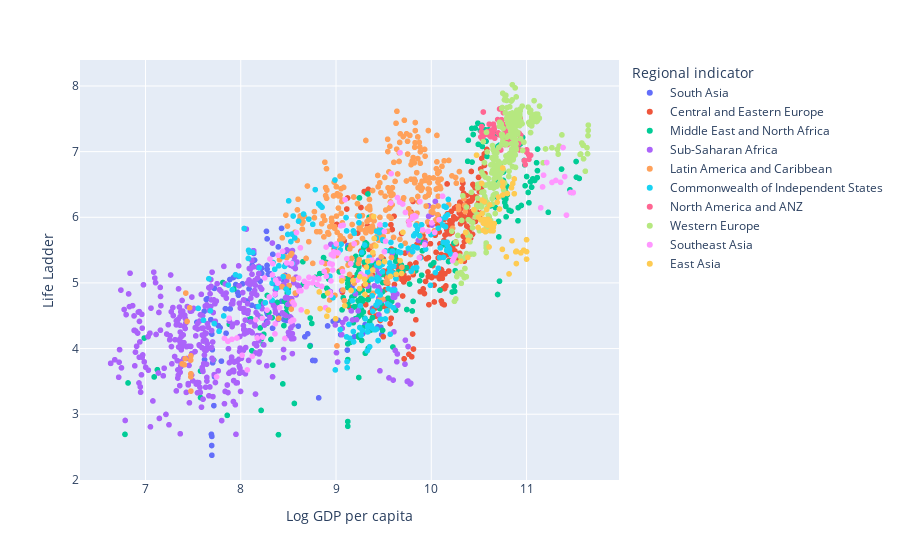

Notebook source saved alongside this figure:
### Code cell
#Analyses de correlation des variables ayant le plus de lien avec le Life ladder

#LE PIB par habitant : est ce que plus un pays est riche plus il est heureux ? 

import plotly.express as px
import plotly.graph_objects as go

fig = px.scatter(df_global2, x='Log GDP per capita',y='Life Ladder',color='Regional indicator',hover_data=['Country name'])
fig.show()

### Figure 1 — Plotly figure (JSON) as saved in the notebook; plotly's stock layout.template omitted (floating-point values rounded to 4 significant figures; data arrays with more than 128 entries replaced by an {"elided": "..."} marker saying what was removed)
{"data": [{"customdata": [["Afghanistan"], ["Afghanistan"], ["Afghanistan"], ["Afghanistan"], ["Afghanistan"], ["Afghanistan"], ["Afghanistan"], ["Afghanistan"], ["Afghanistan"], ["Afghanistan"], ["Afghanistan"], ["Afghanistan"], ["Afghanistan"], ["Bangladesh"], ["Bangladesh"], ["Bangladesh"], ["Bangladesh"], ["Bangladesh"], ["Bangladesh"], ["Bangladesh"], ["Bangladesh"], ["Bangladesh"], ["Bangladesh"], ["Bangladesh"], ["Bangladesh"], ["Bangladesh"], ["Bangladesh"], ["Bangladesh"], ["Bangladesh"], ["Bhutan"], ["Bhutan"], ["Bhutan"], ["India"], ["India"], ["India"], ["India"], ["India"], ["India"], ["India"], ["India"], ["India"], ["India"], ["India"], ["India"], ["India"], ["India"], ["India"], ["India"], ["Maldives"], ["Maldives"], ["Nepal"], ["Nepal"], ["Nepal"], ["Nepal"], ["Nepal"], ["Nepal"], ["Nepal"], ["Nepal"], ["Nepal"], ["Nepal"], ["Nepal"], ["Nepal"], ["Nepal"], ["Nepal"], ["Nepal"], ["Pakistan"], ["Pakistan"], ["Pakistan"], ["Pakistan"], ["Pakistan"], ["Pakistan"], ["Pakistan"], ["Pakistan"], ["Pakistan"], ["Pakistan"], ["Pakistan"], ["Pakistan"], ["Pakistan"], ["Pakistan"], ["Pakistan"], ["Sri Lanka"], ["Sri Lanka"], ["Sri Lanka"], ["Sri Lanka"], ["Sri Lanka"], ["Sri Lanka"], ["Sri Lanka"], ["Sri Lanka"], ["Sri Lanka"], ["Sri Lanka"], ["Sri Lanka"], ["Sri Lanka"], ["Sri Lanka"], ["Sri Lanka"]], "hovertemplate": "Regional indicator=South Asia<br>Log GDP per capita=%{x}<br>Life Ladder=%{y}<br>Country name=%{customdata[0]}<extra></extra>", "legendgroup": "South Asia", "marker": {"color": "#636efa", "symbol": "circle"}, "mode": "markers", "name": "South Asia", "showlegend": true, "type": "scattergl", "x": [7.37, 7.54, 7.647, 7.62, 7.705, 7.725, 7.718, 7.702, 7.697, 7.697, 7.692, 7.697, 7.695, 7.783, 7.839, 7.886, 7.924, 7.967, 8.018, 8.07, 8.116, 8.164, 8.216, 8.274, 8.334, 8.399, 8.467, 8.472, 8.454, 9.123, 9.167, 9.219, 8.145, 8.204, 8.22, 8.281, 8.349, 8.387, 8.428, 8.478, 8.538, 8.604, 8.673, 8.73, 8.779, 8.818, 8.703, 8.755, 9.826, 9.826, 7.616, 7.638, 7.686, 7.723, 7.765, 7.797, 7.846, 7.889, 7.948, 7.976, 7.973, 8.039, 8.087, 8.136, 8.12, 8.218, 8.277, 8.271, 8.277, 8.27, 8.276, 8.289, 8.311, 8.336, 8.361, 8.394, 8.428, 8.464, 8.453, 8.458, 8.912, 8.97, 9.021, 9.049, 9.119, 9.193, 9.279, 9.305, 9.344, 9.383, 9.44, 9.462, 9.479, 9.47], "xaxis": "x", "y": [3.724, 4.402, 4.758, 3.832, 3.783, 3.572, 3.131, 3.983, 4.22, 2.662, 2.694, 2.375, 2.523, 4.319, 4.607, 5.052, 5.083, 4.858, 4.986, 4.724, 4.66, 4.636, 4.633, 4.556, 4.31, 4.499, 5.114, 5.28, 5.025, 5.569, 4.939, 5.082, 5.348, 5.027, 5.146, 4.522, 4.989, 4.635, 4.72, 4.428, 4.424, 4.342, 4.179, 4.046, 3.818, 3.249, 4.225, 3.819, 5.198, 5.198, 4.567, 4.748, 4.441, 4.917, 4.35, 3.809, 4.233, 4.605, 4.975, 4.812, 5.1, 4.737, 4.91, 5.449, 5.269, 5.225, 5.671, 4.414, 5.208, 5.786, 5.267, 5.132, 5.138, 5.436, 4.823, 5.549, 5.831, 5.472, 4.443, 4.934, 4.345, 4.415, 4.431, 4.212, 3.977, 4.181, 4.225, 4.365, 4.268, 4.612, 4.331, 4.435, 4.213, 4.325], "yaxis": "y"}, {"customdata": {"elided": "242x1 str values"}, "hovertemplate": "Regional indicator=Central and Eastern Europe<br>Log GDP per capita=%{x}<br>Life Ladder=%{y}<br>Country name=%{customdata[0]}<extra></extra>", "legendgroup": "Central and Eastern Europe", "marker": {"color": "#EF553B", "symbol": "circle"}, "mode": "markers", "name": "Central and Eastern Europe", "showlegend": true, "type": "scattergl", "x": {"elided": "242 float values"}, "xaxis": "x", "y": {"elided": "242 float values"}, "yaxis": "y"}, {"customdata": {"elided": "266x1 str values"}, "hovertemplate": "Regional indicator=Middle East and North Africa<br>Log GDP per capita=%{x}<br>Life Ladder=%{y}<br>Country name=%{customdata[0]}<extra></extra>", "legendgroup": "Middle East and North Africa", "marker": {"color": "#00cc96", "symbol": "circle"}, "mode": "markers", "name": "Middle East and North Africa", "showlegend": true, "type": "scattergl", "x": {"elided": "266 float values"}, "xaxis": "x", "y": {"elided": "266 float values"}, "yaxis": "y"}, {"customdata": {"elided": "438x1 str values"}, "hovertemplate": "Regional indicator=Sub-Saharan Africa<br>Log GDP per capita=%{x}<br>Life Ladder=%{y}<br>Country name=%{customdata[0]}<extra></extra>", "legendgroup": "Sub-Saharan Africa", "marker": {"color": "#ab63fa", "symbol": "circle"}, "mode": "markers", "name": "Sub-Saharan Africa", "showlegend": true, "type": "scattergl", "x": {"elided": "438 float values"}, "xaxis": "x", "y": {"elided": "438 float values"}, "yaxis": "y"}, {"customdata": {"elided": "309x1 str values"}, "hovertemplate": "Regional indicator=Latin America and Caribbean<br>Log GDP per capita=%{x}<br>Life Ladder=%{y}<br>Country name=%{customdata[0]}<extra></extra>", "legendgroup": "Latin America and Caribbean", "marker": {"color": "#FFA15A", "symbol": "circle"}, "mode": "markers", "name": "Latin America and Caribbean", "showlegend": true, "type": "scattergl", "x": {"elided": "309 float values"}, "xaxis": "x", "y": {"elided": "309 float values"}, "yaxis": "y"}, {"customdata": {"elided": "182x1 str values"}, "hovertemplate": "Regional indicator=Commonwealth of Independent States<br>Log GDP per capita=%{x}<br>Life Ladder=%{y}<br>Country name=%{customdata[0]}<extra></extra>", "legendgroup": "Commonwealth of Independent States", "marker": {"color": "#19d3f3", "symbol": "circle"}, "mode": "markers", "name": "Commonwealth of Independent States", "showlegend": true, "type": "scattergl", "x": {"elided": "182 float values"}, "xaxis": "x", "y": {"elided": "182 float values"}, "yaxis": "y"}, {"customdata": [["Australia"], ["Australia"], ["Australia"], ["Australia"], ["Australia"], ["Australia"], ["Australia"], ["Australia"], ["Australia"], ["Australia"], ["Australia"], ["Australia"], ["Australia"], ["Australia"], ["Australia"], ["Canada"], ["Canada"], ["Canada"], ["Canada"], ["Canada"], ["Canada"], ["Canada"], ["Canada"], ["Canada"], ["Canada"], ["Canada"], ["Canada"], ["Canada"], ["Canada"], ["Canada"], ["Canada"], ["New Zealand"], ["New Zealand"], ["New Zealand"], ["New Zealand"], ["New Zealand"], ["New Zealand"], ["New Zealand"], ["New Zealand"], ["New Zealand"], ["New Zealand"], ["New Zealand"], ["New Zealand"], ["New Zealand"], ["New Zealand"], ["New Zealand"], ["United States"], ["United States"], ["United States"], ["United States"], ["United States"], ["United States"], ["United States"], ["United States"], ["United States"], ["United States"], ["United States"], ["United States"], ["United States"], ["United States"], ["United States"], ["United States"]], "hovertemplate": "Regional indicator=North America and ANZ<br>Log GDP per capita=%{x}<br>Life Ladder=%{y}<br>Country name=%{customdata[0]}<extra></extra>", "legendgroup": "North America and ANZ", "marker": {"color": "#FF6692", "symbol": "circle"}, "mode": "markers", "name": "North America and ANZ", "showlegend": true, "type": "scattergl", "x": [10.66, 10.7, 10.72, 10.72, 10.73, 10.75, 10.76, 10.77, 10.78, 10.79, 10.8, 10.81, 10.81, 10.76, 10.8, 10.65, 10.74, 10.74, 10.7, 10.72, 10.74, 10.74, 10.76, 10.78, 10.77, 10.77, 10.79, 10.8, 10.8, 10.73, 10.78, 10.53, 10.55, 10.53, 10.52, 10.54, 10.55, 10.57, 10.59, 10.61, 10.62, 10.63, 10.66, 10.67, 10.6, 10.64, 10.92, 10.93, 10.92, 10.89, 10.9, 10.91, 10.93, 10.94, 10.96, 10.98, 10.99, 11.0, 11.03, 11.04, 11.0, 11.02], "xaxis": "x", "y": [7.341, 7.285, 7.254, 7.45, 7.406, 7.196, 7.364, 7.289, 7.309, 7.25, 7.257, 7.177, 7.234, 7.137, 7.183, 7.418, 7.482, 7.486, 7.488, 7.65, 7.426, 7.415, 7.594, 7.304, 7.413, 7.245, 7.415, 7.175, 7.109, 7.025, 7.103, 7.305, 7.604, 7.381, 7.224, 7.191, 7.25, 7.28, 7.306, 7.418, 7.226, 7.327, 7.37, 7.205, 7.257, 7.277, 7.182, 7.513, 7.28, 7.158, 7.164, 7.115, 7.026, 7.249, 7.151, 6.864, 6.804, 6.992, 6.883, 6.944, 7.028, 6.951], "yaxis": "y"}, {"customdata": {"elided": "292x1 str values"}, "hovertemplate": "Regional indicator=Western Europe<br>Log GDP per capita=%{x}<br>Life Ladder=%{y}<br>Country name=%{customdata[0]}<extra></extra>", "legendgroup": "Western Europe", "marker": {"color": "#B6E880", "symbol": "circle"}, "mode": "markers", "name": "Western Europe", "showlegend": true, "type": "scattergl", "x": {"elided": "292 float values"}, "xaxis": "x", "y": {"elided": "292 float values"}, "yaxis": "y"}, {"customdata": [["Cambodia"], ["Cambodia"], ["Cambodia"], ["Cambodia"], ["Cambodia"], ["Cambodia"], ["Cambodia"], ["Cambodia"], ["Cambodia"], ["Cambodia"], ["Cambodia"], ["Cambodia"], ["Cambodia"], ["Cambodia"], ["Cambodia"], ["Cambodia"], ["Indonesia"], ["Indonesia"], ["Indonesia"], ["Indonesia"], ["Indonesia"], ["Indonesia"], ["Indonesia"], ["Indonesia"], ["Indonesia"], ["Indonesia"], ["Indonesia"], ["Indonesia"], ["Indonesia"], ["Indonesia"], ["Indonesia"], ["Laos"], ["Laos"], ["Laos"], ["Laos"], ["Laos"], ["Laos"], ["Laos"], ["Laos"], ["Laos"], ["Laos"], ["Malaysia"], ["Malaysia"], ["Malaysia"], ["Malaysia"], ["Malaysia"], ["Malaysia"], ["Malaysia"], ["Malaysia"], ["Malaysia"], ["Malaysia"], ["Malaysia"], ["Malaysia"], ["Malaysia"], ["Myanmar"], ["Myanmar"], ["Myanmar"], ["Myanmar"], ["Myanmar"], ["Myanmar"], ["Myanmar"], ["Myanmar"], ["Myanmar"], ["Myanmar"], ["Philippines"], ["Philippines"], ["Philippines"], ["Philippines"], ["Philippines"], ["Philippines"], ["Philippines"], ["Philippines"], ["Philippines"], ["Philippines"], ["Philippines"], ["Philippines"], ["Philippines"], ["Philippines"], ["Philippines"], ["Philippines"], ["Singapore"], ["Singapore"], ["Singapore"], ["Singapore"], ["Singapore"], ["Singapore"], ["Singapore"], ["Singapore"], ["Singapore"], ["Singapore"], ["Singapore"], ["Singapore"], ["Singapore"], ["Singapore"], ["Thailand"], ["Thailand"], ["Thailand"], ["Thailand"], ["Thailand"], ["Thailand"], ["Thailand"], ["Thailand"], ["Thailand"], ["Thailand"], ["Thailand"], ["Thailand"], ["Thailand"], ["Thailand"], ["Thailand"], ["Thailand"], ["Vietnam"], ["Vietnam"], ["Vietnam"], ["Vietnam"], ["Vietnam"], ["Vietnam"], ["Vietnam"], ["Vietnam"], ["Vietnam"], ["Vietnam"], ["Vietnam"], ["Vietnam"], ["Vietnam"], ["Vietnam"], ["Vietnam"]], "hovertemplate": "Regional indicator=Southeast Asia<br>Log GDP per capita=%{x}<br>Life Ladder=%{y}<br>Country name=%{customdata[0]}<extra></extra>", "legendgroup": "Southeast Asia", "marker": {"color": "#FF97FF", "symbol": "circle"}, "mode": "markers", "name": "Southeast Asia", "showlegend": true, "type": "scattergl", "x": [7.746, 7.829, 7.879, 7.865, 7.907, 7.96, 8.014, 8.068, 8.121, 8.173, 8.225, 8.276, 8.333, 8.387, 8.362, 8.36, 8.85, 8.898, 8.943, 8.975, 9.022, 9.069, 9.114, 9.155, 9.19, 9.225, 9.262, 9.3, 9.339, 9.377, 9.365, 8.251, 8.307, 8.366, 8.548, 8.611, 8.89, 8.935, 8.965, 8.96, 8.947, 9.839, 9.881, 9.909, 9.875, 9.93, 9.966, 10.01, 10.04, 10.08, 10.12, 10.22, 10.25, 10.24, 8.158, 8.23, 8.299, 8.359, 8.408, 8.464, 8.523, 8.545, 8.554, 8.541, 8.562, 8.608, 8.634, 8.632, 8.686, 8.707, 8.756, 8.805, 8.85, 8.896, 8.95, 9.002, 9.05, 9.095, 9.061, 9.076, 11.17, 11.21, 11.18, 11.15, 11.27, 11.31, 11.36, 11.38, 11.4, 11.42, 11.46, 11.49, 11.49, 11.49, 9.461, 9.508, 9.52, 9.508, 9.576, 9.579, 9.645, 9.667, 9.672, 9.699, 9.729, 9.765, 9.803, 9.824, 9.769, 9.805, 8.335, 8.394, 8.44, 8.483, 8.535, 8.585, 8.626, 8.668, 8.716, 8.77, 8.82, 8.876, 8.934, 8.992, 8.973], "xaxis": "x", "y": [3.569, 4.156, 4.462, 4.111, 4.141, 4.161, 3.899, 3.674, 3.883, 4.162, 4.461, 4.586, 5.122, 4.998, 4.377, 4.83, 4.947, 5.101, 4.815, 5.472, 5.457, 5.173, 5.368, 5.292, 5.597, 5.043, 5.136, 5.098, 5.34, 5.347, 5.345, 5.076, 5.364, 5.044, 4.704, 4.876, 4.623, 4.859, 5.197, 5.284, 5.03, 6.012, 6.239, 5.807, 5.385, 5.58, 5.786, 5.914, 5.77, 5.963, 6.322, 5.339, 5.428, 5.384, 4.439, 4.176, 4.786, 4.224, 4.623, 4.154, 4.411, 4.434, 4.431, 4.426, 4.67, 5.074, 4.589, 4.88, 4.942, 4.994, 5.002, 4.977, 5.313, 5.547, 5.431, 5.594, 5.869, 6.268, 5.08, 5.88, 6.463, 6.834, 6.642, 6.145, 6.531, 6.561, 6.533, 7.062, 6.62, 6.033, 6.378, 6.375, 6.378, 6.377, 5.885, 5.784, 5.636, 5.476, 6.217, 6.664, 6.3, 6.231, 6.985, 6.202, 6.074, 5.939, 6.012, 6.022, 5.885, 5.985, 5.294, 5.422, 5.48, 5.304, 5.296, 5.767, 5.535, 5.023, 5.085, 5.076, 5.062, 5.175, 5.296, 5.467, 5.411], "yaxis": "y"}, {"customdata": [["China"], ["China"], ["China"], ["China"], ["China"], ["China"], ["China"], ["China"], ["China"], ["China"], ["China"], ["China"], ["China"], ["China"], ["China"], ["China"], ["Hong Kong S.A.R. of China"], ["Hong Kong S.A.R. of China"], ["Hong Kong S.A.R. of China"], ["Hong Kong S.A.R. of China"], ["Hong Kong S.A.R. of China"], ["Hong Kong S.A.R. of China"], ["Hong Kong S.A.R. of China"], ["Hong Kong S.A.R. of China"], ["Hong Kong S.A.R. of China"], ["Hong Kong S.A.R. of China"], ["Hong Kong S.A.R. of China"], ["Hong Kong S.A.R. of China"], ["Japan"], ["Japan"], ["Japan"], ["Japan"], ["Japan"], ["Japan"], ["Japan"], ["Japan"], ["Japan"], ["Japan"], ["Japan"], ["Japan"], ["Japan"], ["Japan"], ["Japan"], ["Japan"], ["Mongolia"], ["Mongolia"], ["Mongolia"], ["Mongolia"], ["Mongolia"], ["Mongolia"], ["Mongolia"], ["Mongolia"], ["Mongolia"], ["Mongolia"], ["Mongolia"], ["Mongolia"], ["Mongolia"], ["Mongolia"], ["South Korea"], ["South Korea"], ["South Korea"], ["South Korea"], ["South Korea"], ["South Korea"], ["South Korea"], ["South Korea"], ["South Korea"], ["South Korea"], ["South Korea"], ["South Korea"], ["South Korea"], ["South Korea"], ["South Korea"], ["South Korea"], ["Taiwan Province of China"], ["Taiwan Province of China"], ["Taiwan Province of China"], ["Taiwan Province of China"], ["Taiwan Province of China"], ["Taiwan Province of China"], ["Taiwan Province of China"], ["Taiwan Province of China"], ["Taiwan Province of China"], ["Taiwan Province of China"], ["Taiwan Province of China"], ["Taiwan Province of China"], ["Taiwan Province of China"], ["Taiwan Province of China"]], "hovertemplate": "Regional indicator=East Asia<br>Log GDP per capita=%{x}<br>Life Ladder=%{y}<br>Country name=%{customdata[0]}<extra></extra>", "legendgroup": "East Asia", "marker": {"color": "#FECB52", "symbol": "circle"}, "mode": "markers", "name": "East Asia", "showlegend": true, "type": "scattergl", "x": [8.696, 8.824, 8.911, 8.996, 9.092, 9.179, 9.249, 9.319, 9.386, 9.449, 9.51, 9.571, 9.632, 9.688, 9.702, 9.673, 10.75, 10.82, 10.79, 10.85, 10.89, 10.89, 10.94, 10.97, 11, 11, 10.89, 11, 10.53, 10.56, 10.55, 10.49, 10.53, 10.53, 10.55, 10.57, 10.57, 10.59, 10.6, 10.62, 10.62, 10.63, 10.58, 10.61, 8.833, 8.904, 8.92, 9.061, 9.158, 9.248, 9.304, 9.308, 9.3, 9.334, 9.386, 9.418, 9.396, 9.4, 10.31, 10.36, 10.38, 10.39, 10.45, 10.47, 10.49, 10.52, 10.55, 10.57, 10.59, 10.62, 10.64, 10.66, 10.65, 10.65, 10.61, 10.61, 10.69, 10.71, 10.72, 10.75, 10.8, 10.84, 10.86, 10.87, 10.75, 10.75, 10.75, 10.87], "xaxis": "x", "y": [4.56, 4.863, 4.846, 4.454, 4.653, 5.037, 5.095, 5.241, 5.196, 5.304, 5.325, 5.099, 5.131, 5.144, 5.771, 5.339, 5.511, 5.137, 5.397, 5.643, 5.474, 5.484, 5.458, 5.498, 5.362, 5.659, 5.295, 5.477, 6.516, 6.238, 5.911, 5.845, 6.057, 6.263, 5.968, 5.959, 5.923, 5.88, 5.955, 5.911, 5.794, 5.908, 6.118, 5.94, 4.609, 4.493, 4.586, 5.031, 4.885, 4.913, 4.825, 4.983, 5.057, 5.334, 5.465, 5.563, 6.011, 5.677, 5.332, 5.767, 5.39, 5.648, 6.116, 6.947, 6.003, 5.959, 5.801, 5.78, 5.971, 5.874, 5.84, 5.903, 5.793, 5.845, 6.189, 5.548, 6.229, 6.309, 6.126, 6.34, 6.363, 6.45, 6.513, 6.359, 6.467, 6.537, 6.751, 6.584], "yaxis": "y"}], "layout": {"legend": {"title": {"text": "Regional indicator"}, "tracegroupgap": 0}, "margin": {"t": 60}, "xaxis": {"anchor": "y", "domain": [0, 1], "title": {"text": "Log GDP per capita"}}, "yaxis": {"anchor": "x", "domain": [0, 1], "title": {"text": "Life Ladder"}}}}
